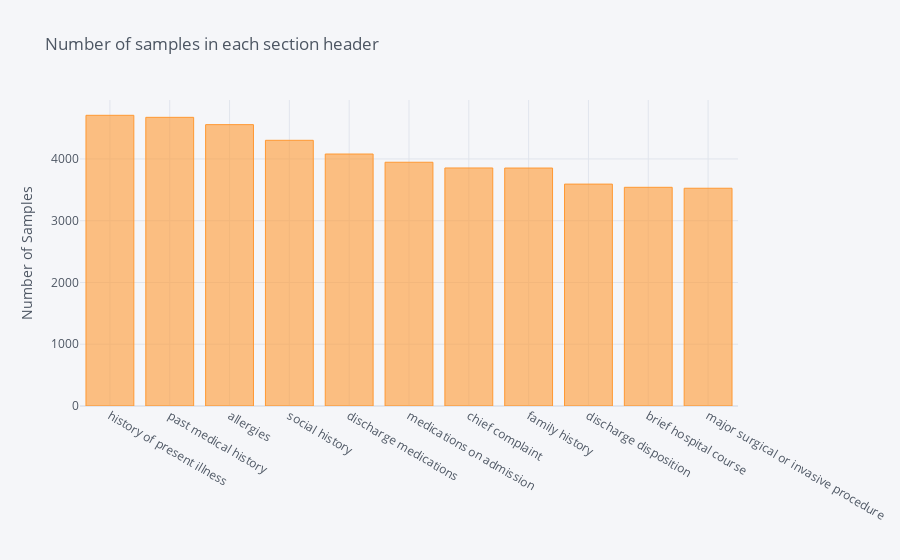

Notebook code for this chart:
### Code cell
mixed_labelled['HEADER'].value_counts().sort_values(ascending=False).iplot(kind='bar', yTitle='Number of Samples', 
                                                                title='Number of samples in each section header')

### Figure 1 — Plotly figure (JSON) as saved in the notebook; plotly's stock layout.template omitted (floating-point values rounded to 4 significant figures)
{"data": [{"marker": {"color": "rgba(255, 153, 51, 0.6)", "line": {"color": "rgba(255, 153, 51, 1.0)", "width": 1}}, "name": "HEADER", "orientation": "v", "text": "", "type": "bar", "x": ["history of present illness", "past medical history", "allergies", "social history", "discharge medications", "medications on admission", "chief complaint", "family history", "discharge disposition", "brief hospital course", "major surgical or invasive procedure"], "y": [4707, 4674, 4556, 4302, 4080, 3947, 3854, 3853, 3593, 3541, 3526]}], "layout": {"legend": {"bgcolor": "#F5F6F9", "font": {"color": "#4D5663"}}, "paper_bgcolor": "#F5F6F9", "plot_bgcolor": "#F5F6F9", "title": {"font": {"color": "#4D5663"}, "text": "Number of samples in each section header"}, "xaxis": {"gridcolor": "#E1E5ED", "showgrid": true, "tickfont": {"color": "#4D5663"}, "title": {"font": {"color": "#4D5663"}, "text": ""}, "zerolinecolor": "#E1E5ED"}, "yaxis": {"gridcolor": "#E1E5ED", "showgrid": true, "tickfont": {"color": "#4D5663"}, "title": {"font": {"color": "#4D5663"}, "text": "Number of Samples"}, "zerolinecolor": "#E1E5ED"}}}
